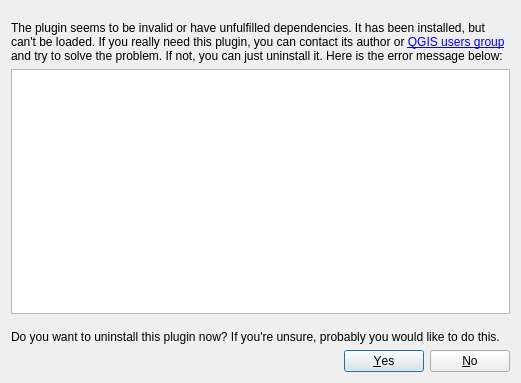
<ui version="4.0" >
 <author>Borys Jurgiel</author>
 <class>QgsPluginInstallerPluginErrorDialogBase</class>
 <widget class="QDialog" name="QgsPluginInstallerPluginErrorDialogBase" >
  <property name="geometry" >
   <rect>
    <x>0</x>
    <y>0</y>
    <width>521</width>
    <height>383</height>
   </rect>
  </property>
  <property name="minimumSize" >
   <size>
    <width>480</width>
    <height>300</height>
   </size>
  </property>
  <property name="windowTitle" >
   <string>Error loading plugin</string>
  </property>
  <property name="windowIcon" >
   <iconset resource="resources.qrc" >:/plugins/installer/qgis-icon.png</iconset>
  </property>
  <layout class="QGridLayout" >
   <item row="1" column="0" >
    <widget class="QLabel" name="label" >
     <property name="sizePolicy" >
      <sizepolicy vsizetype="Preferred" hsizetype="Expanding" >
       <horstretch>0</horstretch>
       <verstretch>0</verstretch>
      </sizepolicy>
     </property>
     <property name="text" >
      <string>The plugin seems to be invalid or have unfulfilled dependencies. It has been installed, but can't be loaded. If you really need this plugin, you can contact its author or &lt;a href="http://lists.osgeo.org/mailman/listinfo/qgis-user">QGIS users group&lt;/a> and try to solve the problem. If not, you can just uninstall it. Here is the error message below:</string>
     </property>
     <property name="wordWrap" >
      <bool>true</bool>
     </property>
     <property name="openExternalLinks" >
      <bool>true</bool>
     </property>
    </widget>
   </item>
   <item row="2" column="0" >
    <widget class="QTextBrowser" name="textBrowser" >
     <property name="minimumSize" >
      <size>
       <width>0</width>
       <height>0</height>
      </size>
     </property>
     <property name="focusPolicy" >
      <enum>Qt::NoFocus</enum>
     </property>
    </widget>
   </item>
   <item row="3" column="0" >
    <spacer>
     <property name="orientation" >
      <enum>Qt::Vertical</enum>
     </property>
     <property name="sizeType" >
      <enum>QSizePolicy::Fixed</enum>
     </property>
     <property name="sizeHint" >
      <size>
       <width>503</width>
       <height>10</height>
      </size>
     </property>
    </spacer>
   </item>
   <item row="4" column="0" >
    <widget class="QLabel" name="label1" >
     <property name="frameShape" >
      <enum>QFrame::NoFrame</enum>
     </property>
     <property name="frameShadow" >
      <enum>QFrame::Plain</enum>
     </property>
     <property name="text" >
      <string>Do you want to uninstall this plugin now? If you're unsure, probably you would like to do this.</string>
     </property>
     <property name="wordWrap" >
      <bool>true</bool>
     </property>
    </widget>
   </item>
   <item row="6" column="0" >
    <widget class="QDialogButtonBox" name="buttonBox" >
     <property name="standardButtons" >
      <set>QDialogButtonBox::No|QDialogButtonBox::NoButton|QDialogButtonBox::Yes</set>
     </property>
    </widget>
   </item>
   <item row="0" column="0" >
    <spacer>
     <property name="orientation" >
      <enum>Qt::Vertical</enum>
     </property>
     <property name="sizeType" >
      <enum>QSizePolicy::Fixed</enum>
     </property>
     <property name="sizeHint" >
      <size>
       <width>10</width>
       <height>10</height>
      </size>
     </property>
    </spacer>
   </item>
  </layout>
 </widget>
 <tabstops>
  <tabstop>textBrowser</tabstop>
 </tabstops>
 <resources>
  <include location="resources.qrc" />
 </resources>
 <connections>
  <connection>
   <sender>buttonBox</sender>
   <signal>rejected()</signal>
   <receiver>QgsPluginInstallerPluginErrorDialogBase</receiver>
   <slot>reject()</slot>
   <hints>
    <hint type="sourcelabel" >
     <x>266</x>
     <y>428</y>
    </hint>
    <hint type="destinationlabel" >
     <x>266</x>
     <y>226</y>
    </hint>
   </hints>
  </connection>
  <connection>
   <sender>buttonBox</sender>
   <signal>accepted()</signal>
   <receiver>QgsPluginInstallerPluginErrorDialogBase</receiver>
   <slot>accept()</slot>
   <hints>
    <hint type="sourcelabel" >
     <x>266</x>
     <y>428</y>
    </hint>
    <hint type="destinationlabel" >
     <x>266</x>
     <y>226</y>
    </hint>
   </hints>
  </connection>
 </connections>
</ui>
